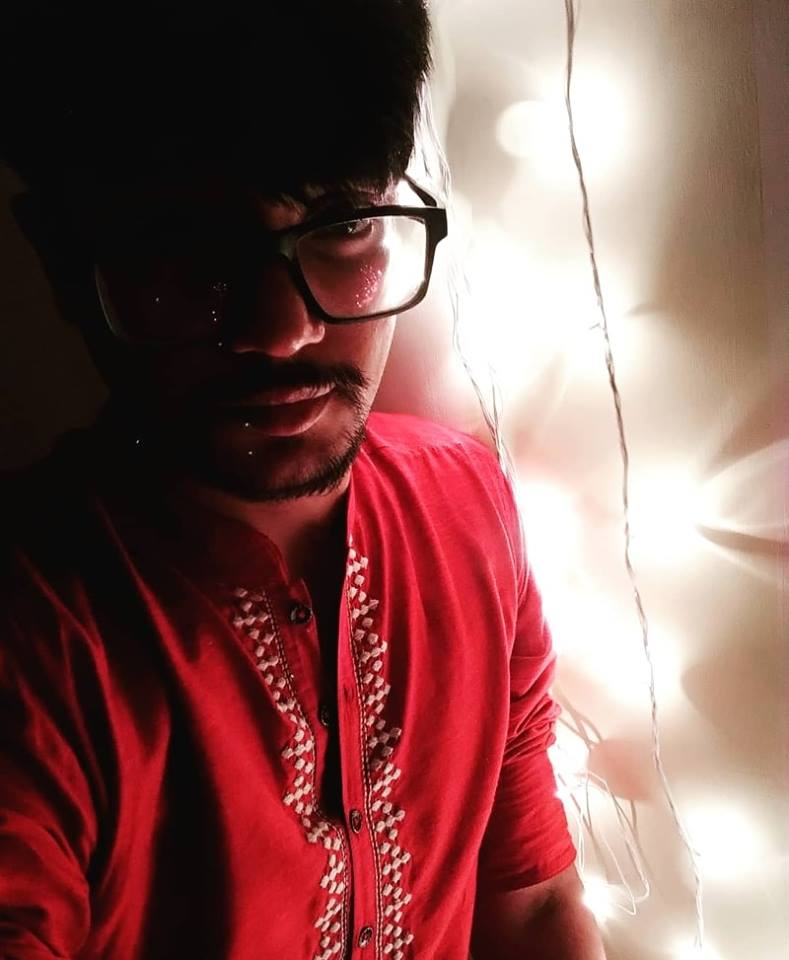
#> input picture O1.jpg, 789 x 960 px
$ python Gamma_correction.py
#> lines starting #> are read from the running program, lines starting #| are printed output that depends on the picture
import cv2
import numpy as np

def gamma_correction(img, correction):
    img = img/255.0
    img = cv2.pow(img, correction)
    return np.uint8(img*255)

img = cv2.imread('O1.jpg', 0) #gray image
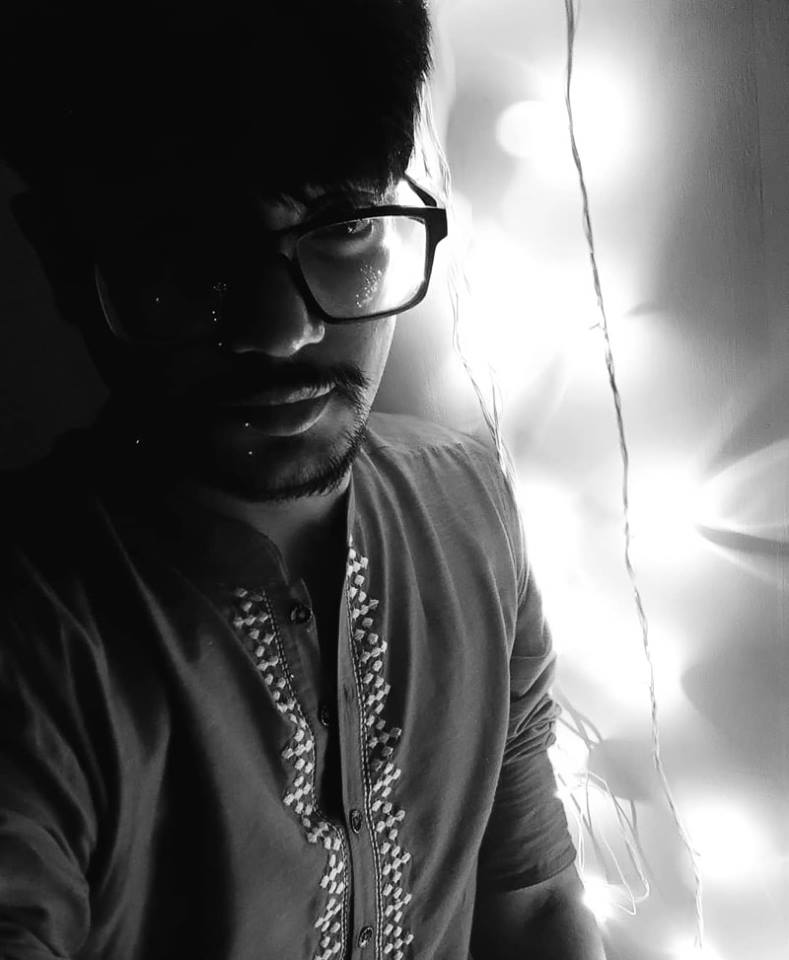
#> img: shape (960, 789); min 0, max 255, mean 103.1
dst = gamma_correction(img, 0.5)
#> in gamma_correction, `img = cv2.pow(img, correction)`:
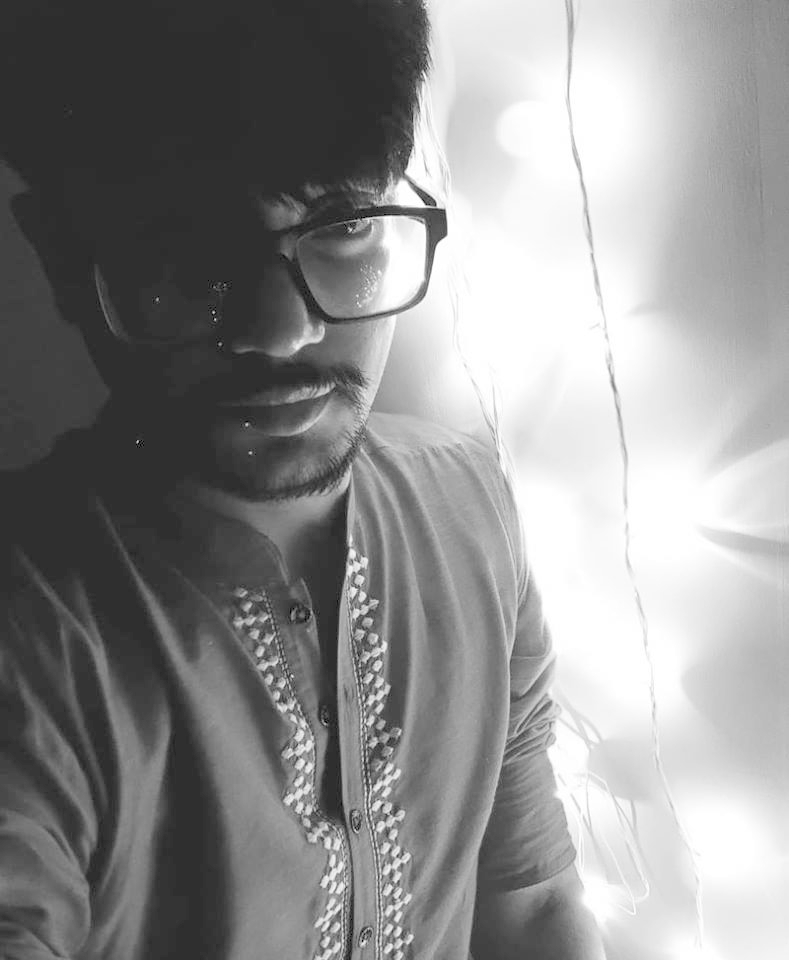
#> img: shape (960, 789) float64; min 0, max 1, mean 0.557

$ run again, with abhi.png saved as O1.jpg
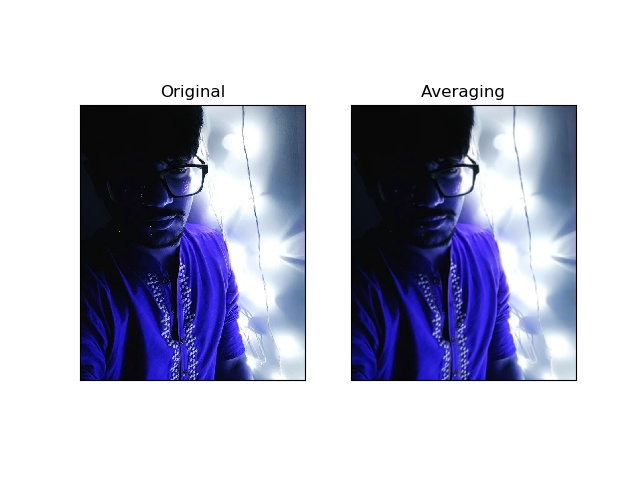
#> input picture abhi.png, 640 x 480 px
#> `img = cv2.imread('O1.jpg', 0)`:
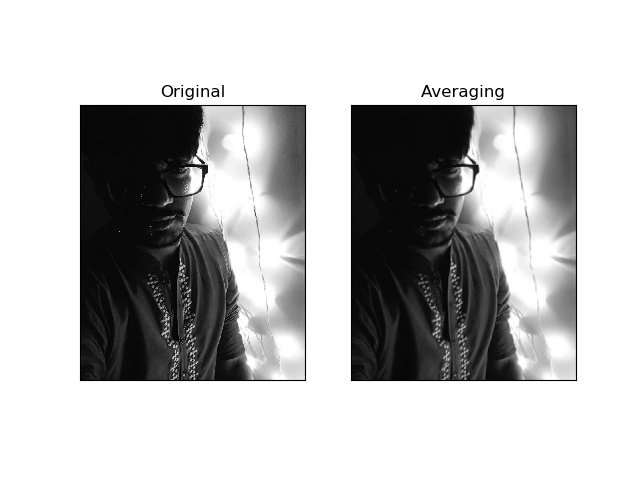
#> img: shape (480, 640); min 0, max 255, mean 188.7
#> in gamma_correction, `img = cv2.pow(img, correction)`:
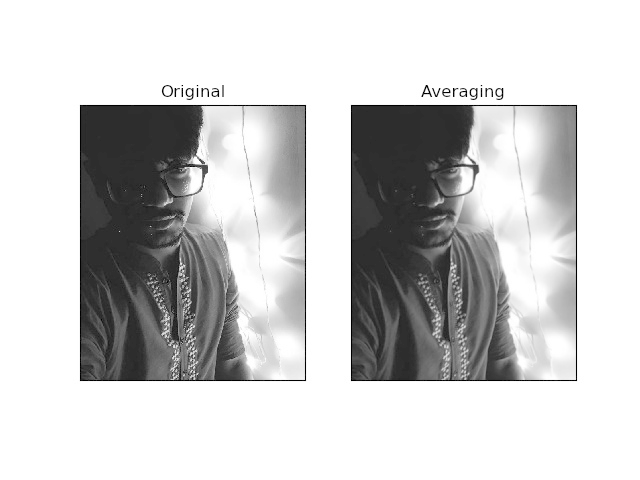
#> img: shape (480, 640) float64; min 0, max 1, mean 0.802
